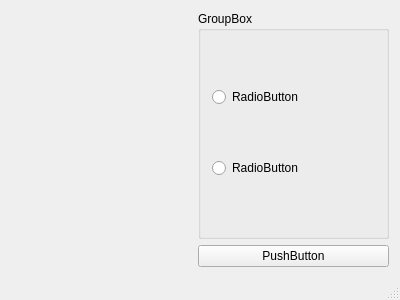
<?xml version="1.0" encoding="UTF-8"?>
<ui version="4.0">
 <class>MainWindow</class>
 <widget class="QMainWindow" name="MainWindow">
  <property name="geometry">
   <rect>
    <x>0</x>
    <y>0</y>
    <width>400</width>
    <height>300</height>
   </rect>
  </property>
  <property name="windowTitle">
   <string>MainWindow</string>
  </property>
  <widget class="QWidget" name="centralWidget">
   <layout class="QHBoxLayout" name="horizontalLayout">
    <property name="leftMargin">
     <number>0</number>
    </property>
    <item>
     <widget class="FancyTabBar" name="fancyTabBar" native="true"/>
    </item>
    <item>
     <layout class="QVBoxLayout" name="verticalLayout">
      <item>
       <widget class="QGroupBox" name="groupBox">
        <property name="title">
         <string>GroupBox</string>
        </property>
        <layout class="QVBoxLayout" name="verticalLayout_2">
         <item>
          <widget class="QRadioButton" name="radioButton">
           <property name="text">
            <string>RadioButton</string>
           </property>
          </widget>
         </item>
         <item>
          <widget class="QRadioButton" name="radioButton_2">
           <property name="text">
            <string>RadioButton</string>
           </property>
          </widget>
         </item>
        </layout>
       </widget>
      </item>
      <item>
       <widget class="QPushButton" name="pushButton">
        <property name="text">
         <string>PushButton</string>
        </property>
       </widget>
      </item>
     </layout>
    </item>
   </layout>
  </widget>
  <widget class="QStatusBar" name="statusBar"/>
 </widget>
 <layoutdefault spacing="6" margin="11"/>
 <customwidgets>
  <customwidget>
   <class>FancyTabBar</class>
   <extends>QWidget</extends>
   <header>fancytabbar.h</header>
   <container>1</container>
  </customwidget>
 </customwidgets>
 <resources/>
 <connections/>
</ui>
